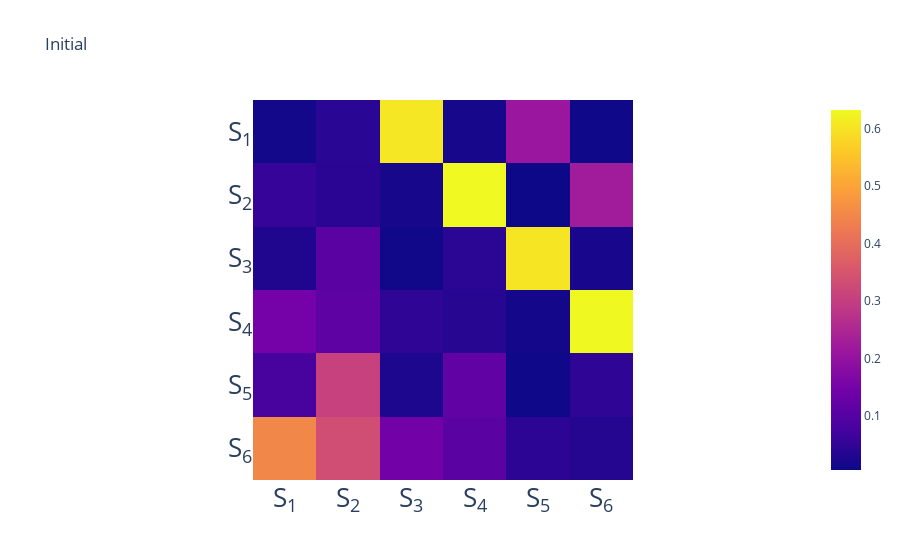
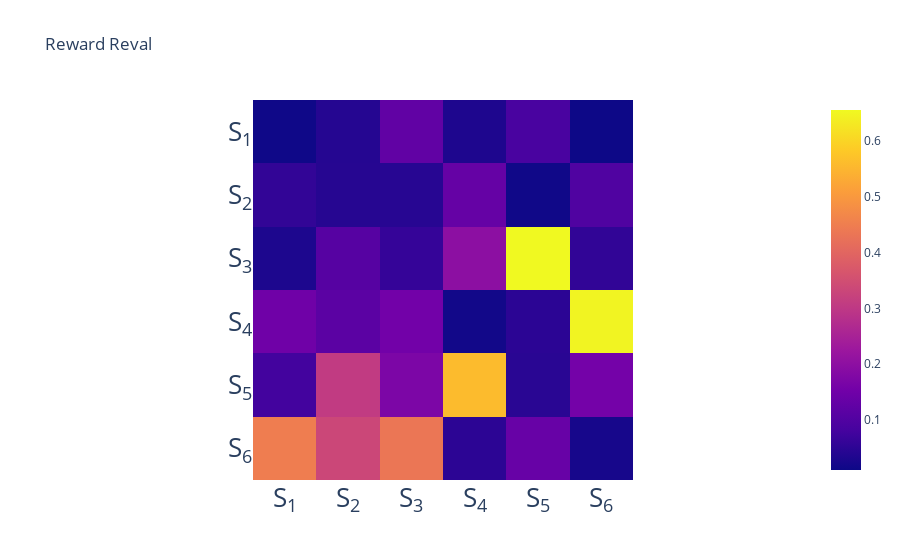
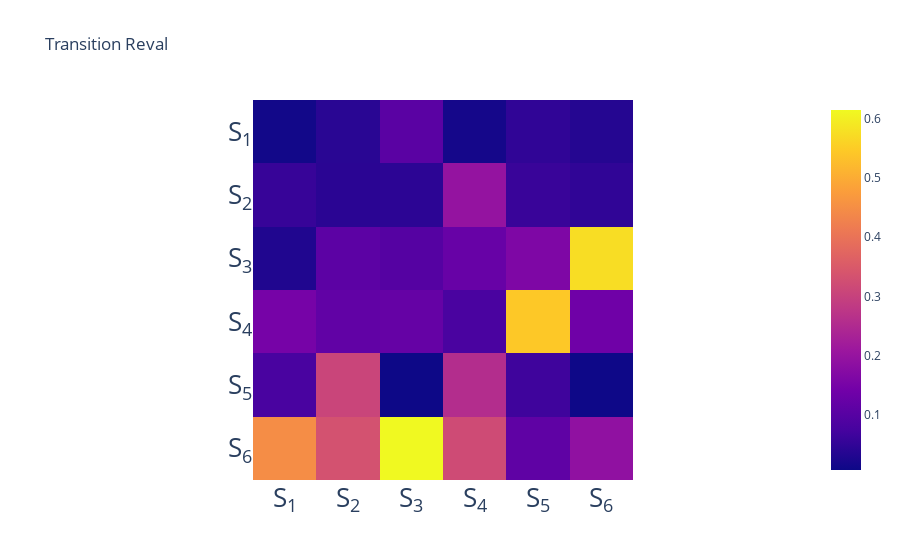
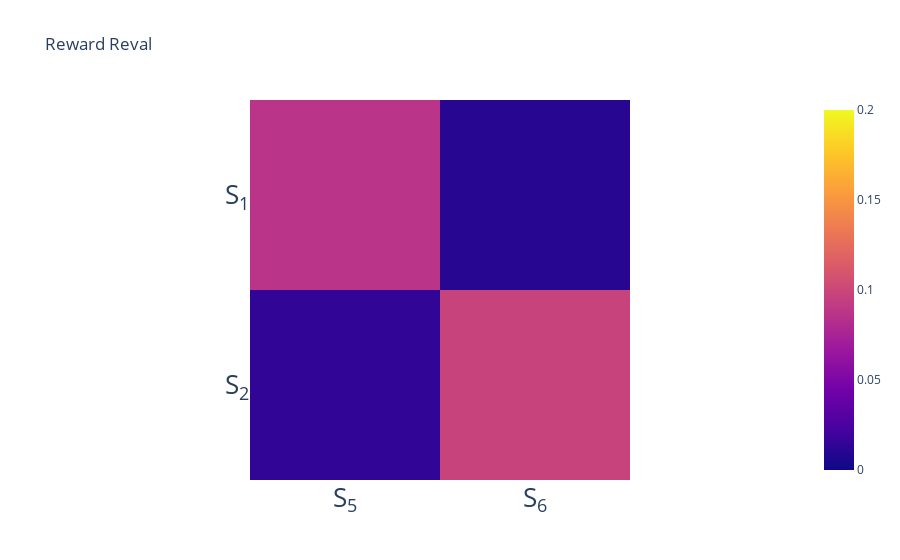

Notebook code for these charts, in order:
### Markdown cell above
# Plot context representations

### Code cell
utils.set_random_seed(params.seed)

# Generate sample trials
visited_states_baseline, rewards_baseline = experiment1.gen_baseline_trials(params)
visited_states_reward_revaluation, rewards_reward_revaluation = experiment1.gen_reward_revaluation_trials(params)
visited_states_transition_revaluation, rewards_transition_revaluation = experiment1.gen_transition_revaluation_trials(params)

# Generate memories for each condition
initial_memories = experiment1.gen_memories(visited_states_baseline, rewards_baseline, params)
reward_revaluation_memories = experiment1.gen_memories(torch.cat([visited_states_baseline, visited_states_reward_revaluation]), torch.cat([rewards_baseline, rewards_reward_revaluation]), params)
transition_revaluation_memories = experiment1.gen_memories(torch.cat([visited_states_baseline, visited_states_transition_revaluation]), torch.cat([rewards_baseline, rewards_transition_revaluation]), params)

# Averge memories for each condition
memory_averages = []
for memories in [initial_memories, reward_revaluation_memories, transition_revaluation_memories]:
    if len(memories[0]) > 60:
        memories = [m[60:70] for m in memories]
    else:
        memories = [m[:60] for m in memories]
    states = memories[0].argmax(-1).numpy()
    contexts = memories[1].numpy()
    df = pd.DataFrame(np.concatenate([contexts,states[:,np.newaxis]],axis=-1))
    df.columns = ['Context 0','Context 1','Context 2','Context 3','Context 4','Context 5','Context 6','State']
    memory_averages.append(df.groupby(['State'],as_index=False).mean())
average_initial_contexts, average_reward_reval_contexts, average_trans_reval_contexts = memory_averages
initial_matrix = average_initial_contexts.values[:,2:].T
reward_matrix = np.concatenate([average_initial_contexts.values[:,2:].T[:,:2],average_reward_reval_contexts.values[:,2:].T],axis=1)
transition_matrix = np.concatenate([average_initial_contexts.values[:,2:].T[:,:2],average_trans_reval_contexts.values[:,2:].T],axis=1)

# Plot average memories for each condition
print('Full plots')
for name, plot_matrix in zip(['Initial','Reward Reval','Transition Reval'],[initial_matrix,reward_matrix,transition_matrix]):
    fig = px.imshow(plot_matrix,x=['S<sub>1</sub>', 'S<sub>2</sub>', 'S<sub>3</sub>', 'S<sub>4</sub>', 'S<sub>5</sub>', 'S<sub>6</sub>'],
          y=['S<sub>1</sub>', 'S<sub>2</sub>', 'S<sub>3</sub>', 'S<sub>4</sub>', 'S<sub>5</sub>', 'S<sub>6</sub>'],
          title=name
         )
    fig.update_xaxes(tickfont=dict(size=26),titlefont=dict(size=24))
    fig.update_yaxes(tickfont=dict(size=26),titlefont=dict(size=24))
    fig.show()

print('Plot insets')
for name, plot_matrix in zip(['Reward Reval','Transition Reval'],[reward_matrix,transition_matrix]):
    fig = px.imshow(plot_matrix[:2,-2:],x=['S<sub>5</sub>', 'S<sub>6</sub>'],
          y=['S<sub>1</sub>', 'S<sub>2</sub>'],
          title=name,
          range_color=(0,.2)
         )
    fig.update_xaxes(tickfont=dict(size=26),titlefont=dict(size=24))
    fig.update_yaxes(tickfont=dict(size=26),titlefont=dict(size=24))
    fig.show()

### Figure 1 — Plotly figure (JSON) as saved in the notebook; plotly's stock layout.template omitted (floating-point values rounded to 4 significant figures)
{"data": [{"coloraxis": "coloraxis", "hovertemplate": "x: %{x}<br>y: %{y}<br>color: %{z}<extra></extra>", "name": "0", "type": "heatmap", "x": ["S<sub>1</sub>", "S<sub>2</sub>", "S<sub>3</sub>", "S<sub>4</sub>", "S<sub>5</sub>", "S<sub>6</sub>"], "xaxis": "x", "y": ["S<sub>1</sub>", "S<sub>2</sub>", "S<sub>3</sub>", "S<sub>4</sub>", "S<sub>5</sub>", "S<sub>6</sub>"], "yaxis": "y", "z": [[0.01261, 0.04056, 0.6049, 0.0173, 0.2131, 0.008586], [0.05641, 0.0415, 0.01883, 0.632, 0.006516, 0.2265], [0.03005, 0.1088, 0.01027, 0.04364, 0.6026, 0.01968], [0.1486, 0.1162, 0.04796, 0.03836, 0.01548, 0.6304], [0.07881, 0.3066, 0.02543, 0.1166, 0.008635, 0.04832], [0.4483, 0.3333, 0.1449, 0.11, 0.04599, 0.03565]]}], "layout": {"coloraxis": {"colorscale": [[0, "#0d0887"], [0.1111, "#46039f"], [0.2222, "#7201a8"], [0.3333, "#9c179e"], [0.4444, "#bd3786"], [0.5556, "#d8576b"], [0.6667, "#ed7953"], [0.7778, "#fb9f3a"], [0.8889, "#fdca26"], [1, "#f0f921"]]}, "title": {"text": "Initial"}, "xaxis": {"anchor": "y", "constrain": "domain", "domain": [0, 1], "scaleanchor": "y", "tickfont": {"size": 26}, "title": {"font": {"size": 24}}}, "yaxis": {"anchor": "x", "autorange": "reversed", "constrain": "domain", "domain": [0, 1], "tickfont": {"size": 26}, "title": {"font": {"size": 24}}}}}

### Figure 2 — Plotly figure (JSON) as saved in the notebook; plotly's stock layout.template omitted (floating-point values rounded to 4 significant figures)
{"data": [{"coloraxis": "coloraxis", "hovertemplate": "x: %{x}<br>y: %{y}<br>color: %{z}<extra></extra>", "name": "0", "type": "heatmap", "x": ["S<sub>1</sub>", "S<sub>2</sub>", "S<sub>3</sub>", "S<sub>4</sub>", "S<sub>5</sub>", "S<sub>6</sub>"], "xaxis": "x", "y": ["S<sub>1</sub>", "S<sub>2</sub>", "S<sub>3</sub>", "S<sub>4</sub>", "S<sub>5</sub>", "S<sub>6</sub>"], "yaxis": "y", "z": [[0.01261, 0.04056, 0.1252, 0.03197, 0.08654, 0.01026], [0.05641, 0.0415, 0.04355, 0.1328, 0.01407, 0.09747], [0.03005, 0.1088, 0.06076, 0.1989, 0.6556, 0.05584], [0.1486, 0.1162, 0.1534, 0.01706, 0.04768, 0.6483], [0.07881, 0.3066, 0.1704, 0.5596, 0.04505, 0.1563], [0.4483, 0.3333, 0.4334, 0.04876, 0.1355, 0.02338]]}], "layout": {"coloraxis": {"colorscale": [[0, "#0d0887"], [0.1111, "#46039f"], [0.2222, "#7201a8"], [0.3333, "#9c179e"], [0.4444, "#bd3786"], [0.5556, "#d8576b"], [0.6667, "#ed7953"], [0.7778, "#fb9f3a"], [0.8889, "#fdca26"], [1, "#f0f921"]]}, "title": {"text": "Reward Reval"}, "xaxis": {"anchor": "y", "constrain": "domain", "domain": [0, 1], "scaleanchor": "y", "tickfont": {"size": 26}, "title": {"font": {"size": 24}}}, "yaxis": {"anchor": "x", "autorange": "reversed", "constrain": "domain", "domain": [0, 1], "tickfont": {"size": 26}, "title": {"font": {"size": 24}}}}}

### Figure 3 — Plotly figure (JSON) as saved in the notebook; plotly's stock layout.template omitted (floating-point values rounded to 4 significant figures)
{"data": [{"coloraxis": "coloraxis", "hovertemplate": "x: %{x}<br>y: %{y}<br>color: %{z}<extra></extra>", "name": "0", "type": "heatmap", "x": ["S<sub>1</sub>", "S<sub>2</sub>", "S<sub>3</sub>", "S<sub>4</sub>", "S<sub>5</sub>", "S<sub>6</sub>"], "xaxis": "x", "y": ["S<sub>1</sub>", "S<sub>2</sub>", "S<sub>3</sub>", "S<sub>4</sub>", "S<sub>5</sub>", "S<sub>6</sub>"], "yaxis": "y", "z": [[0.01261, 0.04056, 0.1058, 0.01619, 0.0481, 0.03606], [0.05641, 0.0415, 0.04366, 0.197, 0.05891, 0.04875], [0.03005, 0.1088, 0.09838, 0.125, 0.161, 0.5748], [0.1486, 0.1162, 0.1227, 0.08011, 0.5434, 0.1374], [0.07881, 0.3066, 0.007249, 0.2562, 0.06674, 0.008656], [0.4483, 0.3333, 0.6146, 0.3191, 0.1126, 0.1898]]}], "layout": {"coloraxis": {"colorscale": [[0, "#0d0887"], [0.1111, "#46039f"], [0.2222, "#7201a8"], [0.3333, "#9c179e"], [0.4444, "#bd3786"], [0.5556, "#d8576b"], [0.6667, "#ed7953"], [0.7778, "#fb9f3a"], [0.8889, "#fdca26"], [1, "#f0f921"]]}, "title": {"text": "Transition Reval"}, "xaxis": {"anchor": "y", "constrain": "domain", "domain": [0, 1], "scaleanchor": "y", "tickfont": {"size": 26}, "title": {"font": {"size": 24}}}, "yaxis": {"anchor": "x", "autorange": "reversed", "constrain": "domain", "domain": [0, 1], "tickfont": {"size": 26}, "title": {"font": {"size": 24}}}}}

### Figure 4 — Plotly figure (JSON) as saved in the notebook; plotly's stock layout.template omitted (floating-point values rounded to 4 significant figures)
{"data": [{"coloraxis": "coloraxis", "hovertemplate": "x: %{x}<br>y: %{y}<br>color: %{z}<extra></extra>", "name": "0", "type": "heatmap", "x": ["S<sub>5</sub>", "S<sub>6</sub>"], "xaxis": "x", "y": ["S<sub>1</sub>", "S<sub>2</sub>"], "yaxis": "y", "z": [[0.08654, 0.01026], [0.01407, 0.09747]]}], "layout": {"coloraxis": {"cmax": 0.2, "cmin": 0, "colorscale": [[0, "#0d0887"], [0.1111, "#46039f"], [0.2222, "#7201a8"], [0.3333, "#9c179e"], [0.4444, "#bd3786"], [0.5556, "#d8576b"], [0.6667, "#ed7953"], [0.7778, "#fb9f3a"], [0.8889, "#fdca26"], [1, "#f0f921"]]}, "title": {"text": "Reward Reval"}, "xaxis": {"anchor": "y", "constrain": "domain", "domain": [0, 1], "scaleanchor": "y", "tickfont": {"size": 26}, "title": {"font": {"size": 24}}}, "yaxis": {"anchor": "x", "autorange": "reversed", "constrain": "domain", "domain": [0, 1], "tickfont": {"size": 26}, "title": {"font": {"size": 24}}}}}
